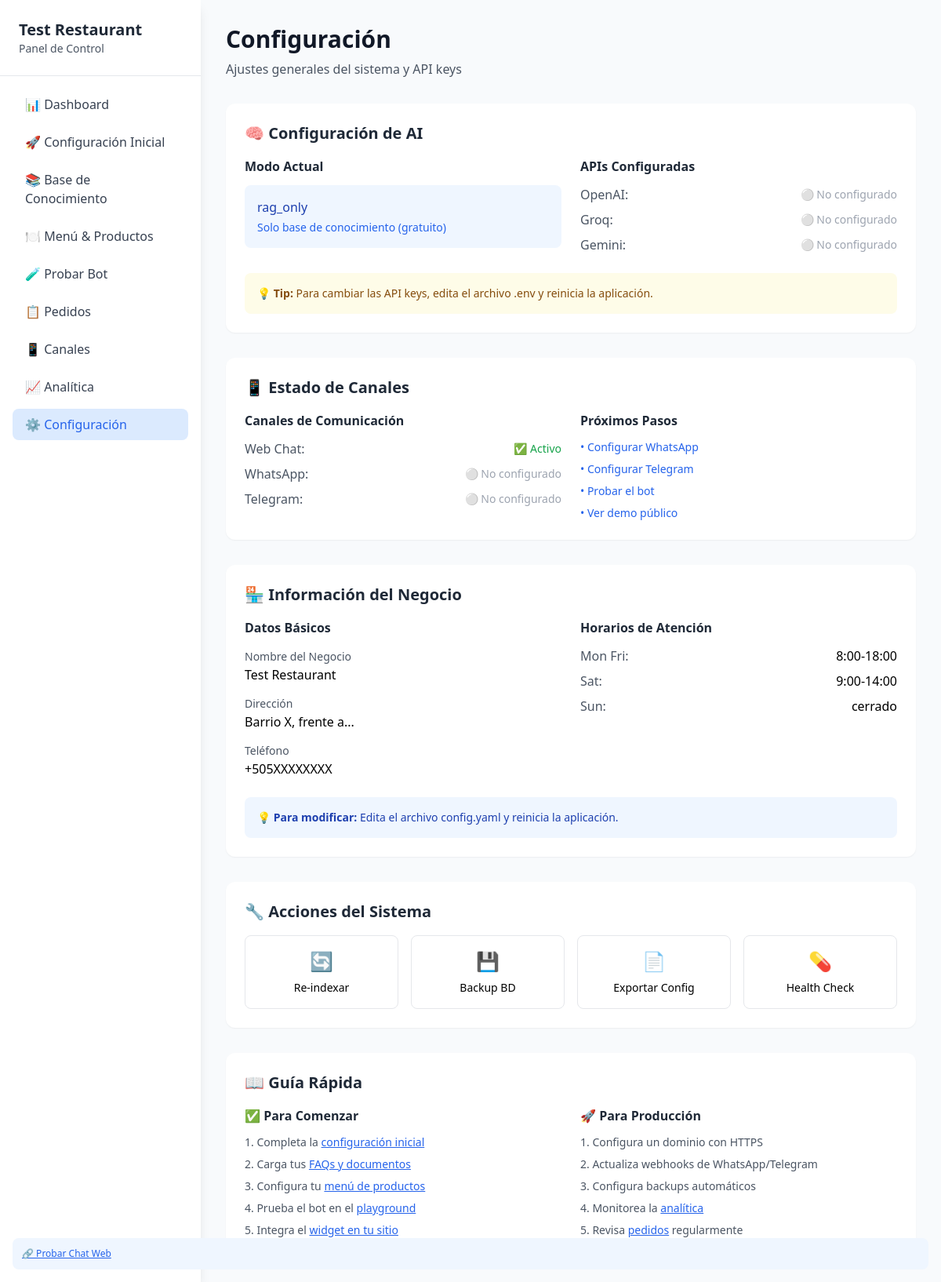
Before: /admin/settings with the older database file.
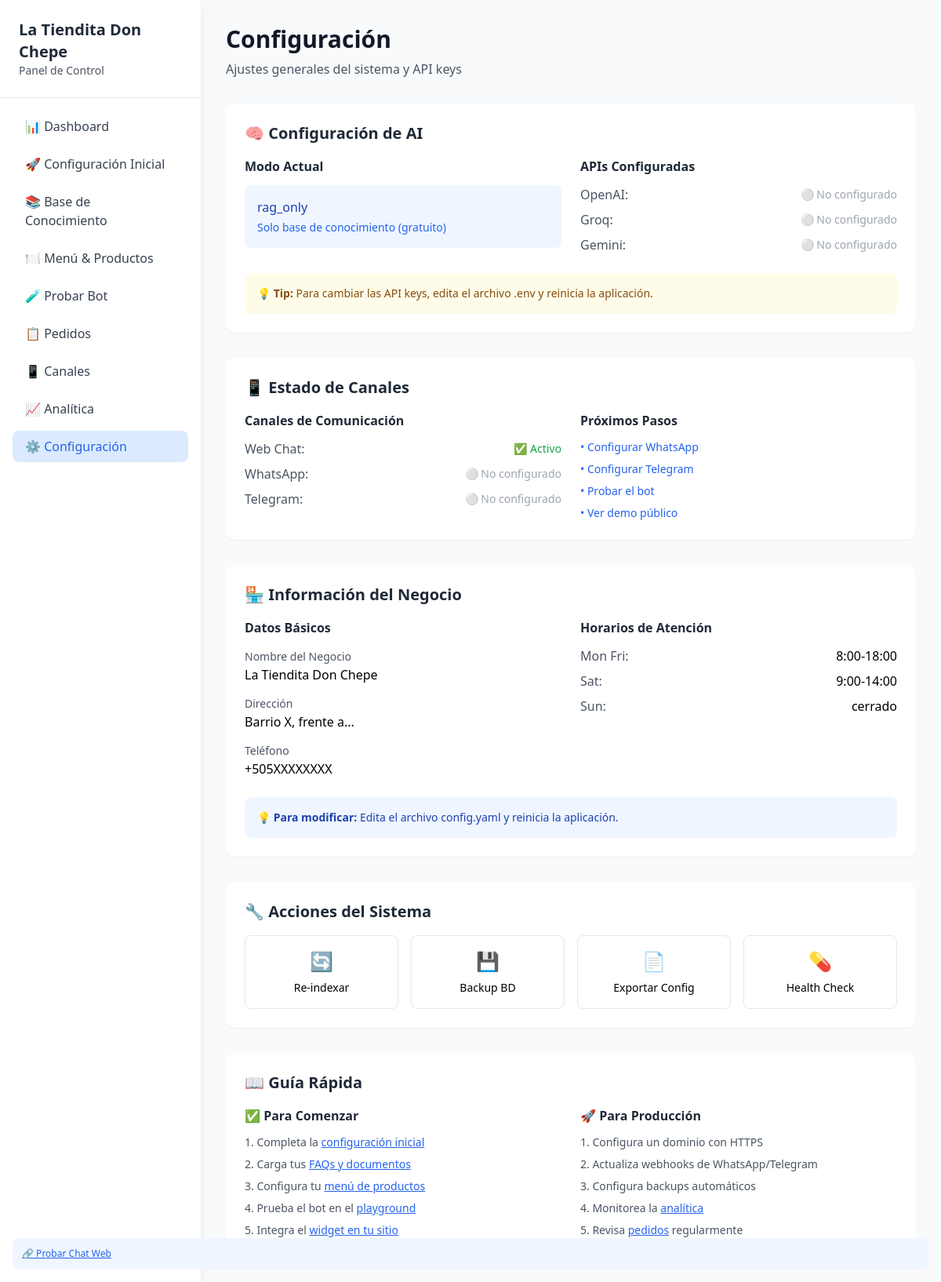
After: the same page with the newer database file.
### app/db/models.py (models this page shows)
class Setting(SQLModel, table=True):
    id: Optional[int] = Field(default=None, primary_key=True)
    key: str = Field(unique=True)
    value: Optional[str] = None
    category: str = "general"  # business, ai, channels, etc.
    is_secret: bool = False  # Para API keys y passwords
    created_at: datetime = Field(default_factory=datetime.utcnow)
    updated_at: Optional[datetime] = None

### app/routes/ui.py (the view)
@router.get("/admin/settings", response_class=HTMLResponse)
async def settings_page(request: Request):
    safe_settings = {
        "openai_configured": bool(settings.openai_api_key),
        "groq_configured": bool(settings.groq_api_key),
        "gemini_configured": bool(settings.gemini_api_key),
        "twilio_configured": bool(settings.twilio_account_sid),
        "whatsapp_configured": bool(settings.whatsapp_token),
        "telegram_configured": bool(settings.telegram_bot_token)
    }
    return templates.TemplateResponse(
        "admin/settings.html",
        {"request": request, "config": get_dynamic_config(), "settings": safe_settings}
    )

### app/templates/admin/settings.html (shortened to what the changed rows need)
{% extends "base.html" %}
{% block content %}
<div class="mb-8">
    <h1 class="text-3xl font-bold text-gray-900 mb-2">Configuración</h1>
</div>
<div class="bg-white p-6 rounded-xl shadow-sm mb-8">
    <h2 class="text-xl font-bold text-gray-800 mb-4">🧠 Configuración de AI</h2>
</div>
<div class="bg-white p-6 rounded-xl shadow-sm mb-8">
    <h2 class="text-xl font-bold text-gray-800 mb-4">📱 Estado de Canales</h2>
</div>
<div class="bg-white p-6 rounded-xl shadow-sm mb-8">
    <h2 class="text-xl font-bold text-gray-800 mb-4">🏪 Información del Negocio</h2>
    <div class="grid md:grid-cols-2 gap-6">
        <div>
            <div class="space-y-3">
                <div>
                    <label class="text-sm text-gray-600">Nombre del Negocio</label>
                    <p class="font-medium">{{ config.business.name }}</p>
                </div>
            </div>
        </div>
    </div>
</div>
<div class="bg-white p-6 rounded-xl shadow-sm mb-8">
    <h2 class="text-xl font-bold text-gray-800 mb-4">🔧 Acciones del Sistema</h2>
</div>
<div class="bg-white p-6 rounded-xl shadow-sm">
    <h2 class="text-xl font-bold text-gray-800 mb-4">📖 Guía Rápida</h2>
</div>
{% endblock %}

### app/templates/base.html (shortened to what this page needs)
<!DOCTYPE html>
<html lang="es">
<head>
    <script src="https://cdn.tailwindcss.com"></script>
</head>
<body class="bg-slate-50 min-h-screen">
    <div class="flex h-screen">
        <nav class="w-64 bg-white shadow-lg">
            <div class="p-6 border-b">
                <h1 class="text-xl font-bold text-gray-800">{{ config.business.name }}</h1>
                <p class="text-sm text-gray-600">Panel de Control</p>
            </div>
            <div class="p-4">
                <ul class="space-y-2">
                    <li><a href="/admin" class="nav-link block px-4 py-2 rounded-lg hover:bg-blue-50 text-gray-700 hover:text-blue-600">📊 Dashboard</a></li>
                    <li><a href="/admin/setup" class="nav-link block px-4 py-2 rounded-lg hover:bg-blue-50 text-gray-700 hover:text-blue-600">🚀 Configuración Inicial</a></li>
                    <li><a href="/admin/knowledge" class="nav-link block px-4 py-2 rounded-lg hover:bg-blue-50 text-gray-700 hover:text-blue-600">📚 Base de Conocimiento</a></li>
                    <li><a href="/admin/menu" class="nav-link block px-4 py-2 rounded-lg hover:bg-blue-50 text-gray-700 hover:text-blue-600">🍽️ Menú & Productos</a></li>
                    <li><a href="/admin/playground" class="nav-link block px-4 py-2 rounded-lg hover:bg-blue-50 text-gray-700 hover:text-blue-600">🧪 Probar Bot</a></li>
                    <li><a href="/admin/orders" class="nav-link block px-4 py-2 rounded-lg hover:bg-blue-50 text-gray-700 hover:text-blue-600">📋 Pedidos</a></li>
                    <li><a href="/admin/channels" class="nav-link block px-4 py-2 rounded-lg hover:bg-blue-50 text-gray-700 hover:text-blue-600">📱 Canales</a></li>
                    <li><a href="/admin/analytics" class="nav-link block px-4 py-2 rounded-lg hover:bg-blue-50 text-gray-700 hover:text-blue-600">📈 Analítica</a></li>
                    <li><a href="/admin/settings" class="nav-link block px-4 py-2 rounded-lg hover:bg-blue-50 text-gray-700 hover:text-blue-600">⚙️ Configuración</a></li>
                </ul>
            </div>
            <div class="absolute bottom-4 left-4 right-4">
                <div class="bg-blue-50 p-3 rounded-lg">
                    <p class="text-xs text-blue-600">
                        <a href="/demo" target="_blank" class="underline">🔗 Probar Chat Web</a>
                    </p>
                </div>
            </div>
        </nav>
        <main class="flex-1 overflow-y-auto">
            <div class="p-8">
                {% block content %}{% endblock %}
            </div>
        </main>
    </div>
</body>
</html>

Changed rows visible on the page:
removed Setting: business.name "Test Restaurant"
Other visible differences:
{{ config.business.name }}: (not shown) → "La Tiendita Don Chepe"
